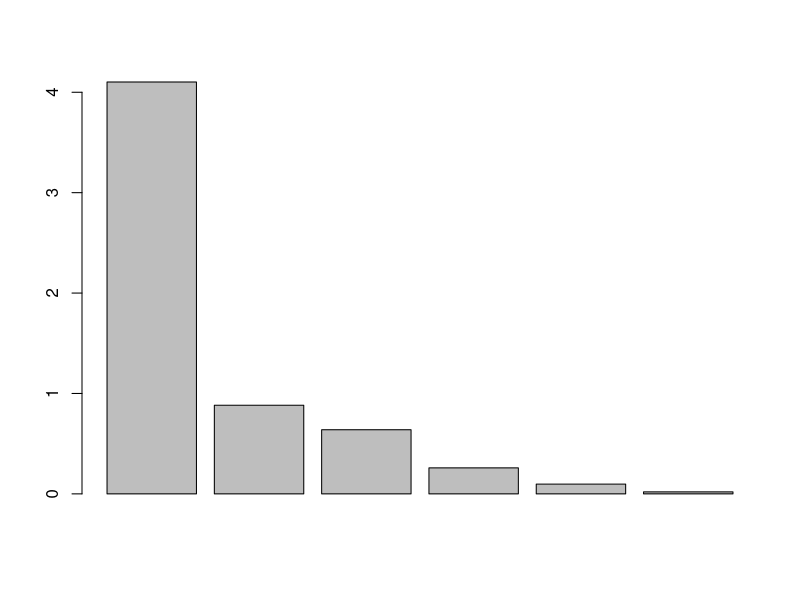

Here is the R script that generated this plot: (Note: this script raises an error after producing the figure.)
data1<-read.csv2("chienloup.csv")
dat<-as.matrix(data1[,-1])
n<-42

dat_loup<-dat[31:42,]##group 1

n1<-as.numeric(dim(dat_loup)[1])

dat_chien<-dat[1:30,]##group 2
n2<-as.numeric(dim(dat_chien)[1])

#############Question 1)###################
##V=W+B
#Groupe 1 loup
var.total<-cov(dat)
var1<-cov(dat_loup)
var2<-cov(dat_chien)
g<-colMeans(dat)
g1<-colMeans(dat_loup) 
g2<-colMeans(dat_chien)
B<-n1/n*(g1-g)%*%t(g1-g)+n2/n*(g2-g)%*%t(g2-g)
W<-n1/n*var1+n2/n*var2
B+W
var.total ##pas egale initialement
B+W-var.total
d<-solve(var.total)%*%B

################dimension et valeurs propres et vecteurs propres de V^(-1) et de B
dim(solve(var.total))
eigen(solve(var.total))
dim(B)
eigen(B)

###################diagonaliser V^(-1)*B
d.valp<-eigen(d)$values #pas reel pas diagonalisable
d.valp
d.vecp<-eigen(d)$vectors
d.vecp
#################
library(ade4)
library(FactoMineR)
K<-rbind(matrix(2,n2,1),matrix(1,n1,1))
data2<-scale(dat)

model1<-dudi.mix(data2)
model1$eig
model1$co

dat2<-data1
dat2[,2:7]<-scale(dat2[,2:7])
model2<-FAMD(data.frame(dat2))

plot(model2)
model2$eig
model2$var

summary(model2)
#####Question 3)
dat2<-scale(dat)
dat2.var<-cov(dat2)
dat2.var1<-cov(dat2[1:30,])
dat2.var2<-cov(dat2[31:42,])
dat2.g<-colMeans(dat2)
dat2.g1<-colMeans(dat2[1:30,]) 
dat2.g2<-colMeans(dat2[31:42,])
dat2.B<-30/n*(dat2.g1-dat2.g)%*%t(dat2.g1-dat2.g)+12/n*(dat2.g2-dat2.g)%*%t(dat2.g2-dat2.g)
dat2.W<-30/n*dat2.var1+12/n*dat2.var2
dat2.B+dat2.W
dat2.var ##pas egale initialement
dat2.B+dat2.W-dat2.var
dat2.d<-solve(dat2.var)%*%dat2.B
d2.eig<-eigen(dat2.d)
d2.eig
dat2.valp<-d2.eig$values

dat2.vectp<-d2.eig$vectors
# dat2.eig<-eigen(dat2.var)
# dat2.eig
# var<-cov(dat2)
# valp3<-eigen(var)$values
# valp3
# vectp3<-eigen(var)$vectors
# vectp3

as<-dat2.vectp[,6]
z<-scale(dat)%*%as
m.z1<-mean(z[1:30])
m.z2<-mean(z[31:42])
m.z<-mean(z)
SCT<-0
for(i in 1:42){
  SCT<-SCT+(z[i]-m.z)^2
}
SCE<-30*(m.z1-m.z)^2+12*(m.z2-m.z)^2
ita<-SCE/SCT
ita

eigen(solve(dat2.var)%*%dat2.B)
eigen(solve(dat2.W)%*%dat2.B)


########
dat2<-scale((dat))
dat2.var<-cov(dat2)
dat2.eig<-eigen(dat2.var)
dat2.eig
dat2.cor<-cor(dat2)
dat2.cor
coor<-dat2%*%dat2.eig$vectors[,1:5]

# ncor<-model2$ind$coord
ncor<-coor
ncor.var<-cov(ncor)
ncor1<-ncor[1:30,]
ncor2<-ncor[31:42,]
v1<-cov(ncor1)
v2<-cov(ncor2)
WW<-30/42*v1+12/42*v2


gg<-colMeans(ncor)
gg1<-colMeans(ncor1)
gg2<-colMeans(ncor2)

BB<-30/42*(gg1-gg)%*%t(gg1-gg)+12/42*(gg2-gg)%*%t(gg2-gg)

WW+BB
ncor.var
WW+BB-ncor.var #C est mieux que des donnees dans question 1)

###
eig1<-eigen(solve(WW)%*%BB)
eig1
eig2<-eigen(solve(ncor.var)%*%BB)
eig2 ###pas tous reel mais presque vers 0 sauf le premier valeur propre
##axes discriminant est etabli par la premiere vecteur
ncor%*%eig2$vectors[,1]
######
#########
ncor.eig<-eigen(ncor.var)
ncor.eig #vecteur propres vers I5

ncor.cor<-cor(ncor) ###vers I5 presque independant
ncor.cor
####
###########question 4)
###qualite de la projection
dat2.valp/sum(dat2.valp)

dat2.I2<-0
for(i in 31:42){
  dat2.I2<-sum((dat2[i,]-dat2.g2)^2)+dat2.I2
}
dat2.I2<-dat2.I2/12
dat2.I2

dat2.I1<-0
for(i in 1:30){
  dat2.I1<-sum((dat2[i,]-dat2.g1)^2)+dat2.I1
}
dat2.I1<-dat2.I1/30
dat2.I1
dat2.I<-0
for(i in 1:42){
  dat2.I<-sum((dat2[i,]-dat2.g)^2)+dat2.I
}
dat2.I<-dat2.I/42
dat2.I

contrA1<-dat2.I1/dat2.I*(t(dat2.vectp[,1])%*%solve(dat2.var)%*%dat2.g1)^2
contrA2<-dat2.I2/dat2.I*(t(dat2.vectp[,1])%*%solve(dat2.var)%*%dat2.g2)^2
contrA1
contrA2
  
contrR1<-contrA1/dat2.valp[1]
contrR2<-contrA2/dat2.valp[1]
contrR1
contrR2




##question 5)


chien_5<-scale(dat_chien)
loup_5<-scale(dat_loup)
dat5<-rbind(chien_5,loup_5)
dat5.var<-cov(dat5)
dat5.var1<-cov(chien_5)
dat5.var2<-cov(loup_5)
dat5.g<-colMeans(dat5)
dat5.g1<-colMeans(chien_5) 
dat5.g2<-colMeans(loup_5)
dat5.B<-30/n*(dat5.g1-dat5.g)%*%t(dat5.g1-dat5.g)+12/n*(dat5.g2-dat5.g)%*%t(dat5.g2-dat5.g)
dat5.W<-30/n*dat5.var1+12/n*dat5.var2
dat5.B+dat5.W
dat5.var 
dat5.B+dat5.W-dat5.var
dat5.d<-solve(dat5.var)%*%dat5.B
dat5.d.eig<-eigen(dat5.d)
dat5.d.eig
eigen(solve(dat5.var)%*%dat5.W)
vectp5<-dat5.d.eig$vectors
dat5.as<-vectp5[,1]


model5<-dudi.mix(dat5)
